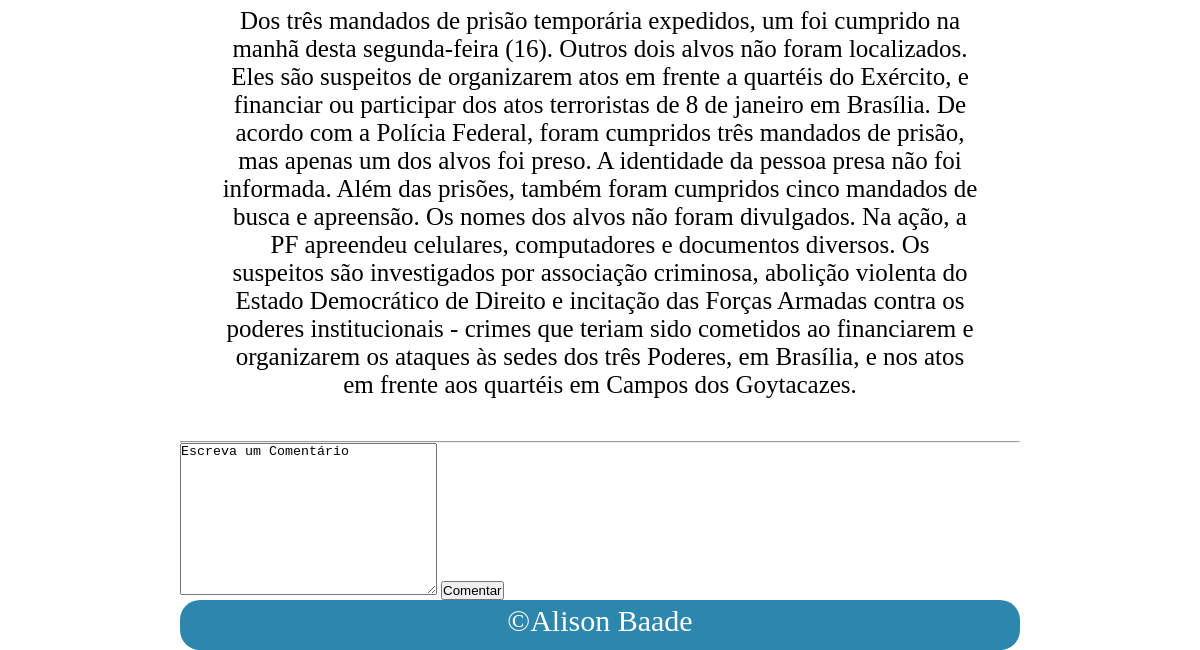
The page /posts/ver_post/6 (signed in, lower part) on the database as committed earlier.
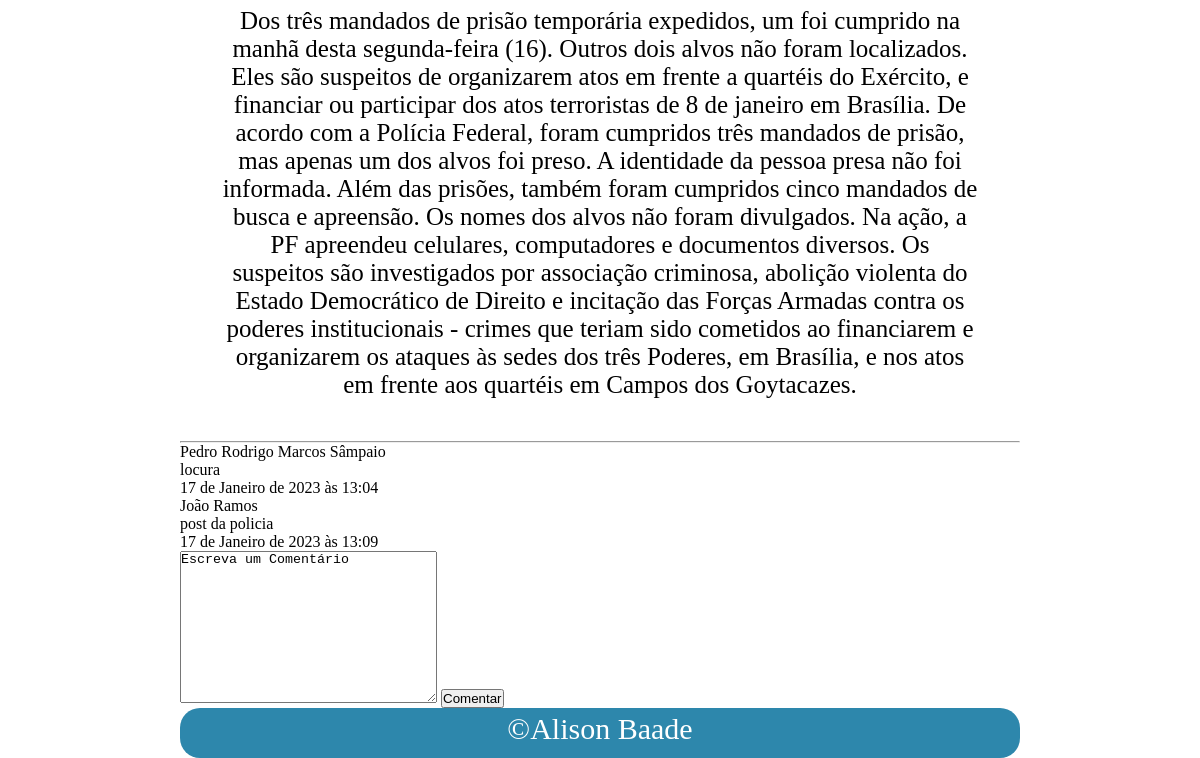
The same page on the database as committed later.
### Postagem/models.py (models this page shows, shortened)
class Post(models.Model):
    imagem = models.ImageField(upload_to='img_principal', default='img_principal/sem-img.jpg')
    titulo = models.CharField(max_length=100)
    categoria = models.ForeignKey(Categoria, on_delete=models.CASCADE)
    autor = models.ForeignKey(Usuario, on_delete=models.CASCADE)
    data_cadastro = models.DateTimeField(default=datetime.now, null=True)
    conteudo = models.TextField(max_length=1000)

class Comentario(models.Model):
    post = models.ForeignKey(Post, on_delete=models.CASCADE)
    usuario = models.ForeignKey(Usuario, on_delete=models.CASCADE)
    comentario = models.CharField(max_length=100)
    data_coment = models.DateTimeField(default=datetime.now, null=True)

### perfilUser/models.py (models this page shows)
class Usuario(models.Model):
    nivel_acesso = (
        ('AD', 'Administrador'),
        ('AU', 'Autor'),
        ('CO', 'Comum')
    )
    sexo = (
        ('M', 'Masculino'),
        ('F', 'Feminio')
    )
    nome = models.CharField(max_length=50)
    email = models.EmailField()
    tipo = models.CharField(max_length=2, choices=nivel_acesso,)
    senha = models.CharField(max_length=64)
    data_nascimento = models.DateField(blank=True, null=True)
    sexo_usuario = models.CharField(max_length=1,choices=sexo, default=sexo[0], blank=True, null=True)
    class Meta:
        ordering = ['nome']
    def __str__(self):
        return self.nome

### Postagem/views.py (the view)
# urls.py: path('ver_post/<int:id>', views.ver_post, name='ver_post'),
def ver_post(request, id):
    if request.session.get('usuario'):
        posts = Post.objects.filter(id = id)
        usuario = Usuario.objects.filter(id=request.session.get('usuario')).first()
        usuario_logado = usuario
        comentarios = Comentario.objects.filter(post=id)
        return render(request, 'ver_post.html', {'posts': posts,
                                                 'comentarios': comentarios,
                                                 'usuario_logado': usuario_logado})

### Postagem/templates/ver_post.html (shortened to what this page needs)
{% include 'header.html' %}
<body class="body-conf">
    <section class="d-flex flex-dir alg-itens-center">
        {% for post in posts %}
            <p class="conteudo-post">{{post.conteudo}}</p>
        {% endfor %}
    </section>
    <hr>
    <section class="d-grid">
        <div>
            {% for i in comentarios %}
                <p>{{i.usuario}}</p>
                <p>{{i.comentario}}</p>
                <p>{{i.data_coment}}</p>
            {% endfor %}
        </div>
        <div>
            <form action="#" method="POST">
                <textarea name="meu_comentario" id="" cols="30" rows="10">Escreva um Comentário</textarea>
                <button type="submit">Comentar</button>
            </form>
        </div>
    </section>
</body>
{% include 'footer.html' %}

Rows that differ between the two databases and show on the page:
added Comentario: usuario "Pedro Rodrigo Marcos Sâmpaio", comentario "locura", data_coment "17 de Janeiro de 2023 às 13:04"
added Comentario: usuario "João Ramos", comentario "post da policia", data_coment "17 de Janeiro de 2023 às 13:09"
